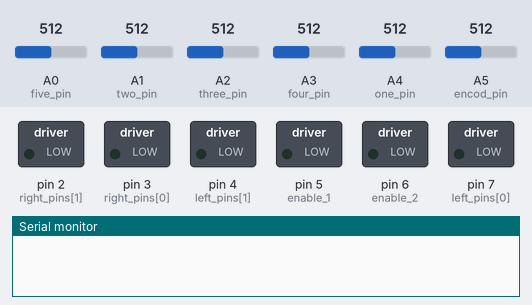
The sketch below on a simulated Arduino Uno, built with avr-gcc and run on an emulated ATmega328P. Parts: switched loads named in the sketch (green lamp = pin HIGH), the last lines printed to the serial monitor. The inputs (shaded band) are chosen by the test bench; at power-on: A0 (five_pin) = 512, A1 (two_pin) = 512, A2 (three_pin) = 512, A3 (four_pin) = 512, A4 (one_pin) = 512, A5 (encod_pin) = 512.

Above: at 0.1 s.
At 1.1 s:
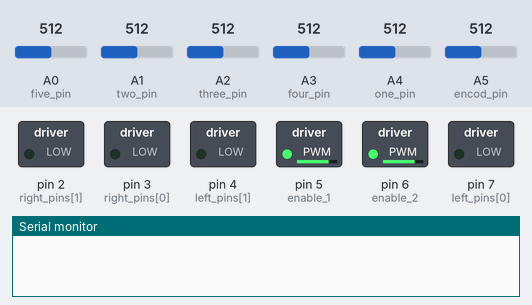
At 46.1 s:
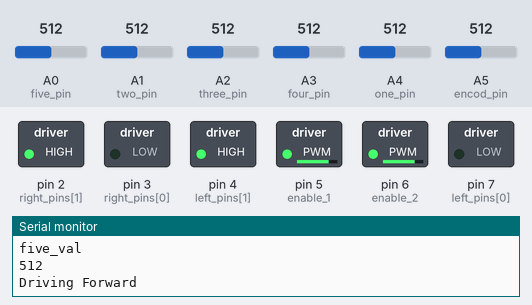
Timing chart, 0 to 47.6 s (numbered marks = the images above):
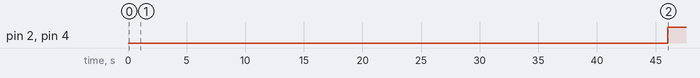

The sketch:

test_line.ino
```cpp
int left_pins[] = {7,4};
int right_pins[] = {3,2};

const int enable_2 = 6;
const int enable_1 = 5;

const int one_pin = A4;
const int two_pin = A1;

const int three_pin = A2;
const int four_pin = A3;

const int five_pin = A0;
const int encod_pin = A5;

int j;

int one_val;
int two_val;

int three_val;
int four_val;

int five_val;
int encod_val;

int one_black;
int two_black;

int three_black;
int four_black;

int five_black;
int encod_black;

float pi = 3.14;

void setup() {
  // put your setup code here, to run once:
  Serial.begin(9600);
  delay(1000);

  for(int i = 0; i < 2; i++)
  {
    pinMode(left_pins[i],OUTPUT);
    pinMode(right_pins[i],OUTPUT);
  }
  j = 0;
  analogWrite(enable_2,200);
  analogWrite(enable_1,200);
  callibrate();

}

void loop() {
  // put your main code here, to run repeatedly:

  if(j < 3)
  {
    Drive_fwd();
    encoder(50);
  }


  one_val = analogRead(one_pin);
  two_val = analogRead(two_pin);
  three_val = analogRead(three_pin);
  four_val = analogRead(four_pin);
  five_val = analogRead(five_pin);

  //check();

  if(one_val < one_black && two_val > two_black)
  {
    Turn_left_off();
  }

  one_val = analogRead(one_pin);
  two_val = analogRead(two_pin);
  three_val = analogRead(three_pin);
  four_val = analogRead(four_pin);

  if(one_val > one_black && one_val < one_black)
  {
    Turn_right_off();
  }

  one_val = analogRead(one_pin);
  two_val = analogRead(two_pin);
  three_val = analogRead(three_pin);
  four_val = analogRead(four_pin);

  if(three_val < three_black || four_val < four_black)
  {
    encoder(50);
    three_val = analogRead(three_pin);
    four_val = analogRead(four_pin);
    if(three_val > three_black && four_val > four_black)
    {
      j++;
      Serial.println("Crossed a line");
      Serial.println(j);
    }
    if(j >= 3)
    {
      STOP();
    }
  }

  /*Going_straight(3);
  j = 3;
  while(j==3)
  {
    STOP();
  }*/

}

void Drive_fwd()
{
  Serial.println("Driving Forward");
  analogWrite(enable_1,200);
  analogWrite(enable_2,200);
  digitalWrite(left_pins[0],LOW);
  digitalWrite(left_pins[1],HIGH);
  digitalWrite(right_pins[0],LOW);
  digitalWrite(right_pins[1],HIGH);
}

void Drive_bwd()
{

  digitalWrite(left_pins[0],HIGH);
  digitalWrite(left_pins[1],LOW);
  digitalWrite(right_pins[0],HIGH);
  digitalWrite(right_pins[1],LOW);
  Serial.println("Driving Backward");
}

void Turn_left_off()
{

  digitalWrite(left_pins[0],LOW);
  digitalWrite(left_pins[1],LOW);
  //analogWrite(enable_1,100);

  Serial.println("Turning Left off");
  //change pwm instead of turning off motor completely
}

void Turn_right_off()
{
  digitalWrite(right_pins[0],LOW);
  digitalWrite(right_pins[1],LOW);
  //analogWrite(enable_2,100);
  Serial.println("Turning Right off");
  //analogWrite(enable_2,30);
}

void STOP()
{
  digitalWrite(left_pins[0],LOW);
  digitalWrite(left_pins[1],LOW);
  digitalWrite(right_pins[0],LOW);
  digitalWrite(right_pins[1],LOW);
  Serial.println("STOPPING!");
  analogWrite(enable_1,0);
  analogWrite(enable_2,0);
}

int average(int list[15])
{
  int avg = 0;
  for(int i = 0; i < 15; i++)
  {
    avg += list[i];
  }

  avg = avg/15;
  return avg;
}

void check()
{
  if(three_val < three_black)
  {
    Turn_left_off();
    four_val = analogRead(four_pin);
    while(four_val > four_black)
    {
      four_val = analogRead(four_pin);
    }
    Turn_right_off();
    j++;
    return;
  }

  else if(four_val < four_black)
  {
    Turn_right_off();
    three_val = analogRead(three_pin);
    while(three_val < three_black)
    {
      three_val = analogRead(three_pin);
    }

    Turn_left_off();
    j++;
    return;
  }
}

void callibrate()
{
  int test_left[15] = {0,0,0,0,0,0,0,0,0,0,0,0,0,0,0};
  int test_right[15] = {0,0,0,0,0,0,0,0,0,0,0,0,0,0,0};
  int test_three[15] = {0,0,0,0,0,0,0,0,0,0,0,0,0,0,0};
  int test_four[15] = {0,0,0,0,0,0,0,0,0,0,0,0,0,0,0};
  int test_five[15] = {0,0,0,0,0,0,0,0,0,0,0,0,0,0,0};
  int test_encod[15] = {0,0,0,0,0,0,0,0,0,0,0,0,0,0,0};
  for(int i = 0; i < 15; i++)
  {
    one_val = analogRead(one_pin);
    two_val = analogRead(two_pin);
    test_left[i] = one_val;
    test_right[i] = two_val;
    delay(1000);
    Serial.println("left_val, right_val");
    Serial.println(one_val);
    Serial.println(two_val);
  }

  one_black = maxi(test_left);
  two_black = maxi(test_right);

  for(int i = 0; i < 15; i++)
  {
    three_val = analogRead(three_pin);
    four_val = analogRead(four_pin);
    test_three[i] = three_val;
    test_four[i] = four_val;
    delay(1000);
    Serial.println("three_val, four_val");
    Serial.println(three_val);
    Serial.println(four_val);
  }

  three_black = maxi(test_three);
  four_black = maxi(test_four);

  for(int i = 0; i < 15; i++)
  {
    five_val = analogRead(five_pin);
    encod_val = analogRead(encod_pin);
    test_five[i] = five_val;
    test_encod[i] = encod_val;

    delay(1000);
    Serial.println("five_val");
    Serial.println(five_val);

  }

  five_black = maxi(test_five);
  encod_black = maxi(test_encod);
}

int maxi(int list[15])
{
  int maximum = 0;
  for(int i = 0; i < 15; i++)
  {
    if(maximum < list[i])
    {
      maximum = list[i];
    }
  }


  return maximum;
}

void Going_straight(int num_lines)
{
  Serial.println("Going Straight");
  int i = 0;
  while(i < num_lines)
  {
    delay(50);
    one_val = analogRead(one_pin);
    Serial.println("one value: ");
    Serial.println(one_val);

    two_val = analogRead(two_pin);
    Serial.println("two value: ");
    Serial.println(two_val);

    three_val = analogRead(three_pin);
    Serial.println("three value: ");
    Serial.println(three_val);

    four_val = analogRead(four_pin);
    Serial.println("four value: ");
    Serial.println(four_val);


    Drive_fwd();
    if(one_val < one_black && two_val > two_black)
    {

      Turn_left_off();
    }

    else if(two_val < two_black && one_val > one_black)
    {

      Turn_right_off();
    }

    Drive_fwd();

    if(three_val < three_black && four_val > four_black)
    {
      Turn_left_off();

      while(four_val > four_black)
      {
         four_val = analogRead(four_pin);
      }
        Turn_right_off();
      i++;
      Serial.println("Counting a line: ");
      Serial.println(i);
    }

    else if(four_val < four_black && three_val > three_black)
    {
      Turn_right_off();
      while(three_val > three_black)
      {
        three_val = analogRead(three_pin);
      }

      Turn_left_off();
      i++;
      Serial.println("Counting a line: ");
      Serial.println(i);
    }

  }

}

void encoder(float distance)
{
  int num_tri = 8;
  float diameter = 36;

  float dist_calc = 0;

  while(dist_calc < distance)
  {
    encod_val = analogRead(encod_pin);

    if(encod_val < encod_black)
    {
      dist_calc += (pi/num_tri)*(diameter/2);
    }
  }
    return;
}
```

Measured:
- by itself, pin 2 (right_pins[1]), pin 4 (left_pins[1]): LOW → HIGH at 46.0 s
